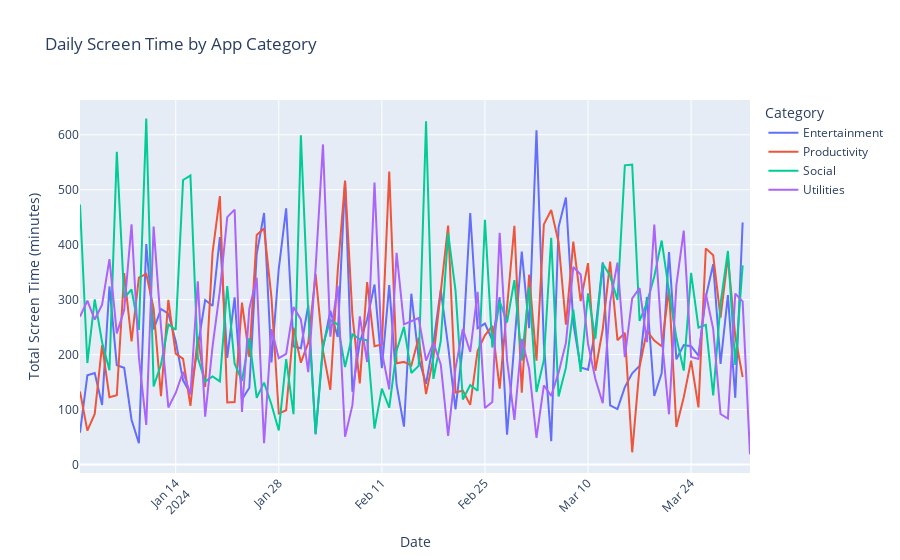

Notebook code cell kept with this figure:
### Markdown cell above
Observations:
* social category dominates user usage, it peaks multiple times and it does not drop to drastically. it does however drop during the week and goes up on a friday, maybe until a monday
* productivity is the least used. But it does rise when social drops and it drops when social rises (check for the relationships), it stays risen during the week then drops from a Friday
* One may assume that entertainment and social category may have the same trends, but this line plot shows otherwise their usages are not correlated at all (check for relationship). so much so that between March 2 to March 10 where entertainment peaks social drops drastically
* Utility drastically drops in April 1

### Code cell
import plotly.graph_objects as go
import plotly.express as px

# Reuse the same grouped data
category_daily = df.groupby(['date_only', 'category'])['screen_time_min'].sum().reset_index()

# Interactive Plotly line chart
fig = px.line(
    category_daily,
    x='date_only',
    y='screen_time_min',
    color='category',
    title='Daily Screen Time by App Category',
    labels={'date_only': 'Date', 'screen_time_min': 'Total Screen Time (minutes)', 'category': 'Category'}
)

fig.update_layout(xaxis_tickangle=-45)
fig.show()
